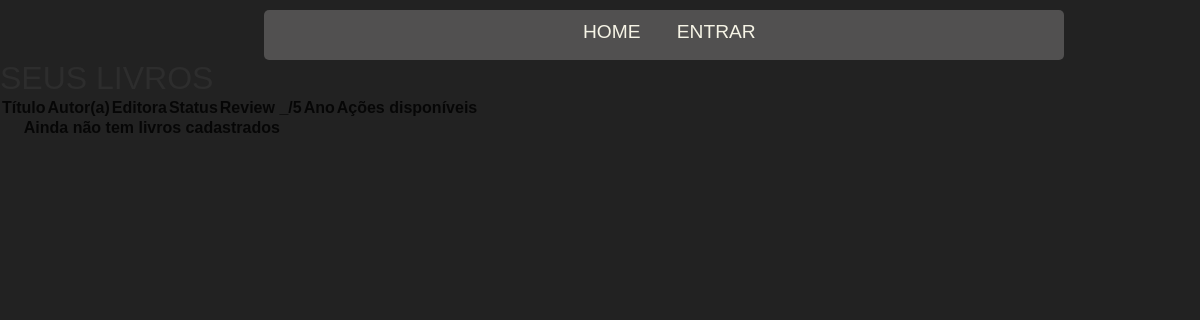
Before: / with the older database file.
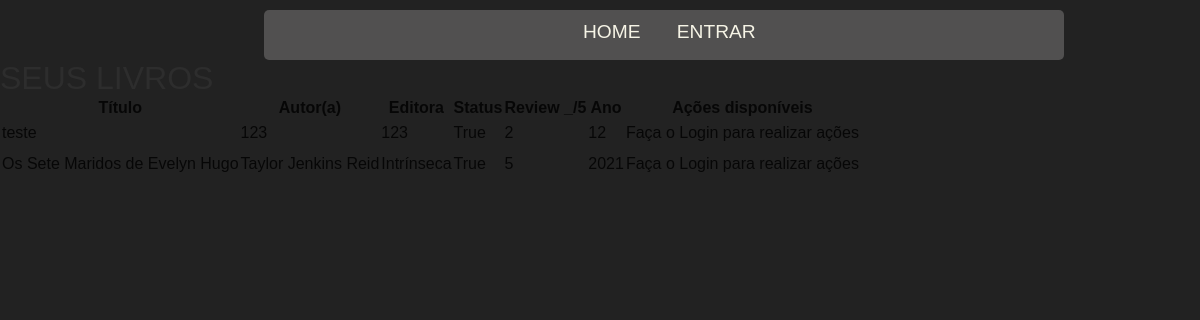
After: the same page with the newer database file.
### Library/models.py (models this page shows, shortened)
class Livros(models.Model):
    name = models.CharField('Título', max_length=100)
    author = models.CharField('Autor(a)', max_length=200)
    publishingHouse = models.CharField('Editora', max_length=200)
    readStatus = models.BooleanField('Status de Lido', blank='False')
    review = models.IntegerField('Review', help_text='Entre a nota - 0 a 5 (Para não lidos, entre 0)')
    year = models.IntegerField('Ano Lido/Adicionado')

### Library/views.py (the view)
# urls.py: path('', livrosListView, name='home-livros'),
def livrosListView(request):
    if request.method == 'GET':
        livros = Livros.objects.all()
        context = {'livros': livros, }
        return render(
            request,
            'livros/listaLivros.html',
            context)

### Library/templates/livros/listaLivros.html (shortened to what this page needs)
{% load static %}
<!DOCTYPE html>
<html>
<head>
    <link rel="stylesheet" href="{% static 'default.css' %}">
</head>
<body>
    {% include 'livros/links.html' %}
    <div class="container">
        <h1 class="container">Seus Livros</h1>
        <table>
            <tr>
                <th>Título</th>
                <th>Autor(a)</th>
                <th>Editora</th>
                <th>Status</th>
                <th>Review _/5</th>
                <th>Ano</th>
                <th>Ações disponíveis</th>
            </tr>
            {% for livro in livros %}
            <tr>
                <td>{{livro.name}}</td>
                <td>{{livro.author}}</td>
                <td>{{livro.publishingHouse}}</td>
                <td>{{livro.readStatus}}</td>
                <td>{{livro.review}}</td>
                <td>{{livro.year}}</td>
                <td>
                    {% if user.is_authenticated %}
                    {% block content %}
                    <a href="{% url 'livros:atualiza-livro' pk=livro.id %}">Atualizar |
                        <a href="{% url 'livros:apaga-livro' pk=livro.id%}">Excluir</a></a>
                    {% endblock %}
                    {% else %}
                    <p>Faça o Login para realizar ações</p>
                    {% endif %}
                </td>
            </tr>
            {% empty %}
            <tr>
                <th colspan="5">Ainda não tem livros cadastrados</th>
            </tr>
            {% endfor %}
        </table>
    </div>
</body>
</html>

### Library/templates/livros/links.html (shortened to what this page needs)
{% load static %}
<link rel="stylesheet" href="{% static 'links.css' %}">
<div class="box">
    <nav class="navMenu">
        <a href="/">Home</a>
        {% if user.is_authenticated %}
        {% block content %}
        <a href="{% url 'livros:cria-livros' %}">Adicionar</a>
        <a href="logout/">Sair</a>
        {% endblock %}
        {% else %}
        <a href="login/">Entrar</a>
        {% endif %}
    </nav>
</div>

### Library/static/default.css (style rules this page uses)
html, body { height: 100%; }
body { margin: 0px; padding: 0px; background: #222222; font-family: 'Source Sans Pro', sans-serif; font-size: 12pt; font-weight: 400; color: rgba(0,0,0,.8); }
h1, h2, h3 { margin: 0; padding: 0; text-transform: uppercase; font-weight: 300; color: #2D2D2D; }
p, ol, ul { margin-top: 0px; }
p { line-height: 180%; }
a { color: rgba(0,0,0,.8); }
.container { width: 1200px; margin: 0px auto; }

### Library/static/links.css (style rules this page uses)
* { margin: 0; padding: 0; -webkit-box-sizing: border-box; box-sizing: border-box; }
.box { width: 800px; height: 50px; padding: 20px; position: relative; left: 22%; background: #fffafa36; ; text-align: center; transition: 0.25s; margin-top: 10px; border-radius: 5px; }
.navMenu { position: absolute; top: 50%; left: 50%; -webkit-transform: translate(-50%, -50%); transform: translate(-50%, -50%); }
.navMenu a { color: #f6f4e6; text-decoration: none; font-size: 1.2em; text-transform: uppercase; font-weight: 500; display: inline-block; width: 100px; -webkit-transition: all 0.2s ease-in-out; transition: all 0.2s ease-in-out; }

Changed rows visible on the page:
added Livros: name "teste", author "123", publishingHouse "123", readStatus "True", review "2", year "12"
added Livros: name "Os Sete Maridos de Evelyn Hugo", author "Taylor Jenkins Reid", publishingHouse "Intrínseca", readStatus "True", review "5", year "2021"
Other visible differences:
text no longer shown: "Ainda não tem livros cadastrados"
